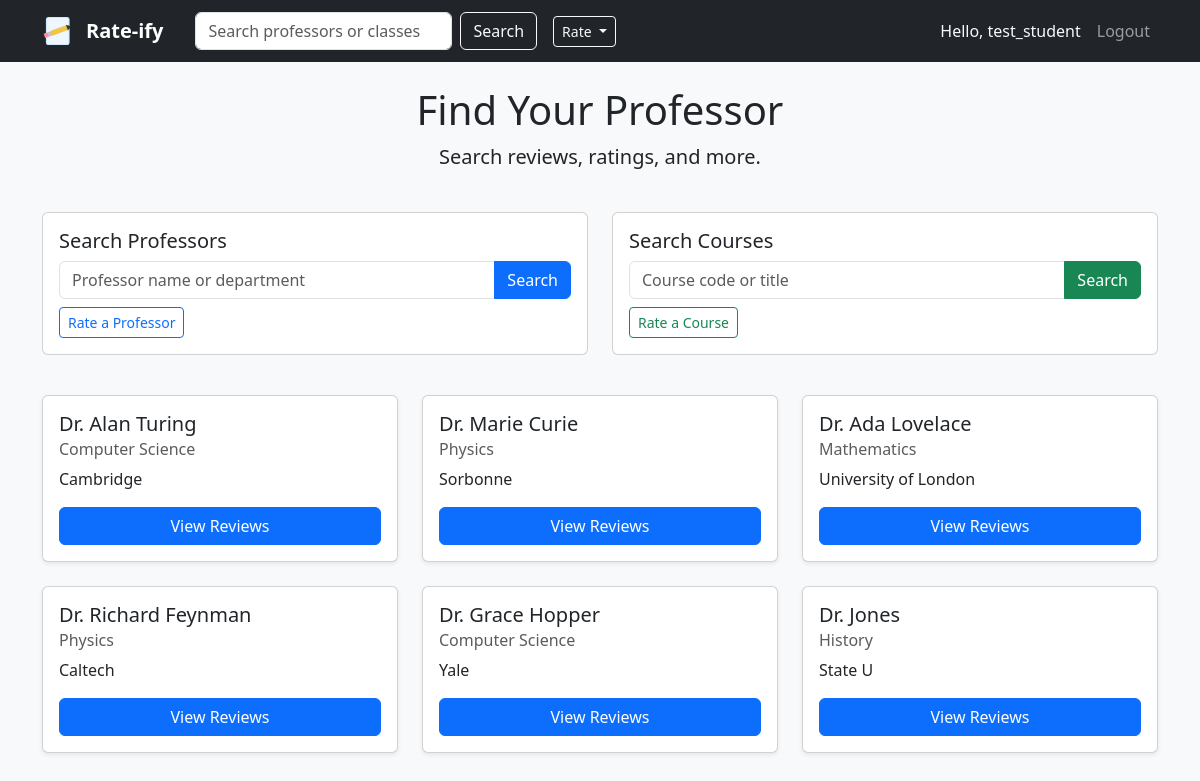
The page / (signed in) on the database its author committed.
### app.py (models this page shows)
class User(db.Model, UserMixin):
    __tablename__ = 'users'
    id = db.Column(db.Integer, primary_key=True)
    username = db.Column(db.String(50), unique=True, nullable=False)
    email = db.Column(db.String(100), unique=True, nullable=True)
    password_hash = db.Column(db.String(255), nullable=False)
    role = db.Column(db.String(20), nullable=False, server_default='student')
    review_deletion_count = db.Column(db.Integer, default=0, nullable=False)

class Professor(db.Model):
    __tablename__ = 'professors'
    id = db.Column(db.Integer, primary_key=True)
    name = db.Column(db.String(100), nullable=False)
    department = db.Column(db.String(100))
    university = db.Column(db.String(100))
    user_id = db.Column(db.Integer, db.ForeignKey('users.id'), nullable=True)
    reviews = db.relationship('Review', backref='professor', lazy=True)
    user = db.relationship('User', backref='professor_profile', uselist=False)

### app.py (the view)
@app.route('/')
def home():
    professors = Professor.query.all()
    if current_user.is_authenticated and getattr(current_user, 'role', None) == 'professor' and request.args.get('view') != 'others':
        return redirect(url_for('professor_dashboard'))
    total_courses = Course.query.count()
    total_reviews = Review.query.count() + CourseReview.query.count()
    return render_template('index.html',
                         professors=professors,
                         total_courses=total_courses,
                         total_reviews=total_reviews)

### app.py (called while the page is built)
@login_manager.user_loader
def load_user(user_id):
    return User.query.get(int(user_id))

### templates/index.html
{% extends "base.html" %}
{% block content %}
<div class="row">
    <div class="col-md-12 text-center mb-4">
        <h1>Find Your Professor</h1>
        <p class="lead">Search reviews, ratings, and more.</p>
    </div>
</div>
<div class="row mb-4">
    <div class="col-md-6">
        <div class="card mb-3">
            <div class="card-body">
                <h5 class="card-title">Search Professors</h5>
                <form action="{{ url_for('search') }}" method="GET" class="mb-2">
                    <div class="input-group">
                        <input type="text" class="form-control" name="q" placeholder="Professor name or department">
                        <button class="btn btn-primary" type="submit">Search</button>
                    </div>
                </form>
                <a href="{{ url_for('rate_class') }}" class="btn btn-outline-primary btn-sm">Rate a Professor</a>
            </div>
        </div>
    </div>
    <div class="col-md-6">
        <div class="card mb-3">
            <div class="card-body">
                <h5 class="card-title">Search Courses</h5>
                <form action="{{ url_for('course_search') }}" method="GET" class="mb-2">
                    <div class="input-group">
                        <input type="text" class="form-control" name="q" placeholder="Course code or title">
                        <button class="btn btn-success" type="submit">Search</button>
                    </div>
                </form>
                <a href="{{ url_for('review_course') }}" class="btn btn-outline-success btn-sm">Rate a Course</a>
            </div>
        </div>
    </div>
</div>
<div class="row">
    {% for prof in professors %}
    <div class="col-md-4 mb-4">
        <div class="card shadow-sm">
            <div class="card-body">
                <h5 class="card-title">{{ prof.name }}</h5>
                <h6 class="card-subtitle mb-2 text-muted">{{ prof.department }}</h6>
                <p class="card-text">{{ prof.university }}</p>
                <a href="{{ url_for('professor_detail', id=prof.id) }}" class="btn btn-primary w-100">View Reviews</a>
            </div>
        </div>
    </div>
    {% endfor %}
</div>
{% endblock %}

### templates/base.html (shortened to what this page needs)
<!DOCTYPE html>
<html lang="en">
<head>
    <link href="https://cdn.jsdelivr.net/npm/bootstrap@5.3.0/dist/css/bootstrap.min.css" rel="stylesheet">
</head>
<body class="bg-light">
    <nav class="navbar navbar-expand-lg navbar-dark bg-dark mb-4">
        <div class="container">
            <a class="navbar-brand d-flex align-items-center" href="{{ url_for('home') }}">
                <span class="fw-bold">Rate-ify</span>
            </a>
            <div class="d-flex ms-3 me-auto align-items-center">
                <form class="d-flex" method="get" action="{{ url_for('search') }}">
                    <input class="form-control me-2" type="search" name="q" placeholder="Search professors or classes" aria-label="Search">
                    <button class="btn btn-outline-light" type="submit">Search</button>
                </form>
                <div class="dropdown ms-3">
                    <button class="btn btn-outline-light btn-sm dropdown-toggle" type="button" data-bs-toggle="dropdown">
                        Rate
                    </button>
                </div>
            </div>
            <div class="navbar-nav ms-auto">
                {% if current_user.is_authenticated %}
                    <span class="nav-item nav-link text-light">Hello, {{ current_user.username }}</span>
                    <a class="nav-item nav-link" href="{{ url_for('logout') }}">Logout</a>
                {% else %}
                    <a class="nav-item nav-link" href="{{ url_for('login') }}">Login</a>
                    <a class="nav-item nav-link" href="{{ url_for('register') }}">Register</a>
                {% endif %}
            </div>
        </div>
    </nav>
    <div class="container">
        {% block content %}{% endblock %}
    </div>
</body>
</html>

### rows shown on the page
User: username "test_student"
Professor: name "Dr. Alan Turing", department "Computer Science", university "Cambridge"
Professor: name "Dr. Marie Curie", department "Physics", university "Sorbonne"
Professor: name "Dr. Ada Lovelace", department "Mathematics", university "University of London"
Professor: name "Dr. Richard Feynman", department "Physics", university "Caltech"
Professor: name "Dr. Grace Hopper", department "Computer Science", university "Yale"
Professor: name "Dr. Jones", department "History", university "State U"
